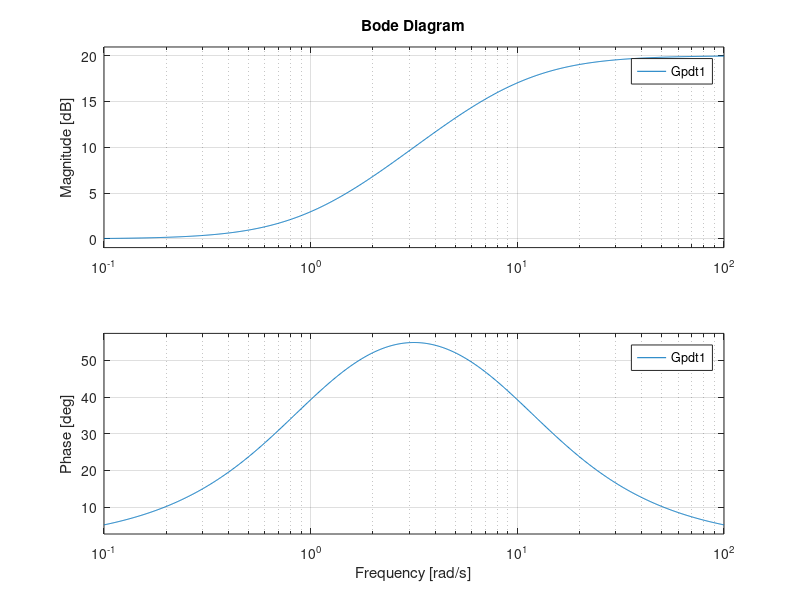

This figure's MATLAB source:
%1. feladat

Gp = tf([2.6],[1 3.5 1.1 0])

Gt = tf([12],[1 12])

Ge = Gp*Gt

%2. feladat

Gpdt1 = tf([1 1],[0.1 1])

bode(Gpdt1)
